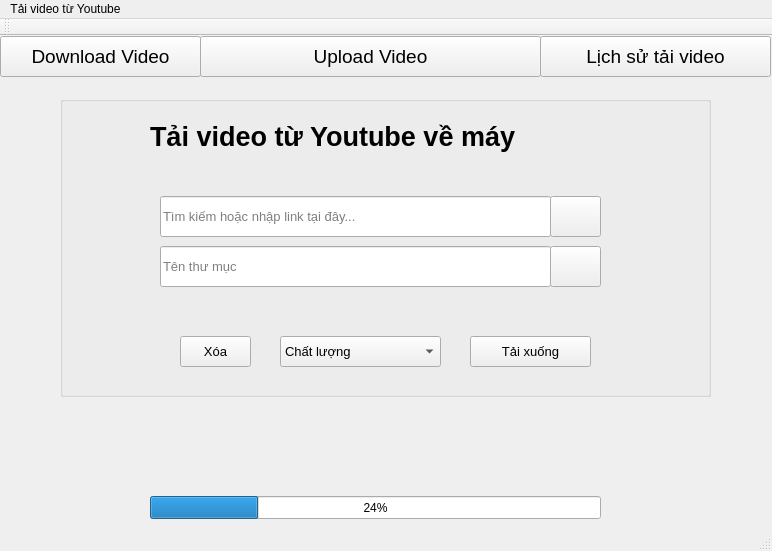
<?xml version="1.0" encoding="UTF-8"?>
<ui version="4.0">
 <class>MainWindow</class>
 <widget class="QMainWindow" name="MainWindow">
  <property name="geometry">
   <rect>
    <x>0</x>
    <y>0</y>
    <width>772</width>
    <height>551</height>
   </rect>
  </property>
  <property name="windowTitle">
   <string>MainWindow</string>
  </property>
  <widget class="QWidget" name="centralwidget">
   <widget class="QGroupBox" name="groupBox_2">
    <property name="geometry">
     <rect>
      <x>60</x>
      <y>60</y>
      <width>651</width>
      <height>301</height>
     </rect>
    </property>
    <property name="layoutDirection">
     <enum>Qt::RightToLeft</enum>
    </property>
    <property name="title">
     <string/>
    </property>
    <widget class="QLabel" name="txtTitle_bar">
     <property name="geometry">
      <rect>
       <x>90</x>
       <y>20</y>
       <width>491</width>
       <height>41</height>
      </rect>
     </property>
     <property name="font">
      <font>
       <pointsize>20</pointsize>
       <weight>75</weight>
       <bold>true</bold>
      </font>
     </property>
     <property name="text">
      <string>Tải video từ Youtube về máy</string>
     </property>
    </widget>
    <widget class="QLineEdit" name="txtSearch">
     <property name="geometry">
      <rect>
       <x>100</x>
       <y>100</y>
       <width>391</width>
       <height>41</height>
      </rect>
     </property>
     <property name="font">
      <font>
       <pointsize>10</pointsize>
      </font>
     </property>
     <property name="placeholderText">
      <string>Tìm kiếm hoặc nhập link tại đây...</string>
     </property>
    </widget>
    <widget class="QPushButton" name="btnSearch">
     <property name="geometry">
      <rect>
       <x>490</x>
       <y>100</y>
       <width>51</width>
       <height>41</height>
      </rect>
     </property>
     <property name="sizeIncrement">
      <size>
       <width>20</width>
       <height>20</height>
      </size>
     </property>
     <property name="text">
      <string/>
     </property>
     <property name="icon">
      <iconset>
       <normaloff>img/search.svg</normaloff>img/search.svg</iconset>
     </property>
    </widget>
    <widget class="QLineEdit" name="txtFile">
     <property name="geometry">
      <rect>
       <x>100</x>
       <y>150</y>
       <width>391</width>
       <height>41</height>
      </rect>
     </property>
     <property name="font">
      <font>
       <pointsize>10</pointsize>
      </font>
     </property>
     <property name="text">
      <string/>
     </property>
     <property name="placeholderText">
      <string>Tên thư mục</string>
     </property>
    </widget>
    <widget class="QPushButton" name="btnFile">
     <property name="geometry">
      <rect>
       <x>490</x>
       <y>150</y>
       <width>51</width>
       <height>41</height>
      </rect>
     </property>
     <property name="sizeIncrement">
      <size>
       <width>40</width>
       <height>40</height>
      </size>
     </property>
     <property name="text">
      <string/>
     </property>
     <property name="icon">
      <iconset>
       <normaloff>img/file-regular.svg</normaloff>img/file-regular.svg</iconset>
     </property>
    </widget>
    <widget class="QComboBox" name="cbQuality">
     <property name="geometry">
      <rect>
       <x>220</x>
       <y>240</y>
       <width>161</width>
       <height>31</height>
      </rect>
     </property>
     <property name="font">
      <font>
       <pointsize>10</pointsize>
      </font>
     </property>
     <property name="layoutDirection">
      <enum>Qt::LeftToRight</enum>
     </property>
     <item>
      <property name="text">
       <string>Chất lượng</string>
      </property>
     </item>
    </widget>
    <widget class="QPushButton" name="btnDownload">
     <property name="geometry">
      <rect>
       <x>410</x>
       <y>240</y>
       <width>121</width>
       <height>31</height>
      </rect>
     </property>
     <property name="font">
      <font>
       <pointsize>10</pointsize>
      </font>
     </property>
     <property name="text">
      <string>Tải xuống</string>
     </property>
     <property name="icon">
      <iconset>
       <normaloff>../../Downloads/download-solid.svg</normaloff>../../Downloads/download-solid.svg</iconset>
     </property>
    </widget>
    <widget class="QPushButton" name="btnDelete">
     <property name="geometry">
      <rect>
       <x>120</x>
       <y>240</y>
       <width>71</width>
       <height>31</height>
      </rect>
     </property>
     <property name="font">
      <font>
       <pointsize>10</pointsize>
      </font>
     </property>
     <property name="text">
      <string>Xóa</string>
     </property>
     <property name="icon">
      <iconset>
       <normaloff>../../Downloads/arrows-rotate-solid.svg</normaloff>../../Downloads/arrows-rotate-solid.svg</iconset>
     </property>
    </widget>
   </widget>
   <widget class="QPushButton" name="btnDownload_video">
    <property name="geometry">
     <rect>
      <x>0</x>
      <y>0</y>
      <width>201</width>
      <height>41</height>
     </rect>
    </property>
    <property name="font">
     <font>
      <pointsize>14</pointsize>
     </font>
    </property>
    <property name="text">
     <string>Download Video</string>
    </property>
   </widget>
   <widget class="QPushButton" name="btnUpload_video">
    <property name="geometry">
     <rect>
      <x>200</x>
      <y>0</y>
      <width>341</width>
      <height>41</height>
     </rect>
    </property>
    <property name="font">
     <font>
      <pointsize>14</pointsize>
     </font>
    </property>
    <property name="text">
     <string>Upload Video</string>
    </property>
   </widget>
   <widget class="QPushButton" name="btnDownload_history">
    <property name="geometry">
     <rect>
      <x>540</x>
      <y>0</y>
      <width>231</width>
      <height>41</height>
     </rect>
    </property>
    <property name="font">
     <font>
      <pointsize>14</pointsize>
     </font>
    </property>
    <property name="text">
     <string>Lịch sử tải video</string>
    </property>
   </widget>
   <widget class="QProgressBar" name="btnPercent">
    <property name="geometry">
     <rect>
      <x>150</x>
      <y>460</y>
      <width>451</width>
      <height>23</height>
     </rect>
    </property>
    <property name="value">
     <number>24</number>
    </property>
   </widget>
  </widget>
  <widget class="QStatusBar" name="statusbar"/>
  <widget class="QMenuBar" name="menubar">
   <property name="geometry">
    <rect>
     <x>0</x>
     <y>0</y>
     <width>772</width>
     <height>26</height>
    </rect>
   </property>
   <widget class="QMenu" name="menuT_i_video_t_Youtube">
    <property name="title">
     <string>Tải video từ Youtube</string>
    </property>
   </widget>
   <addaction name="menuT_i_video_t_Youtube"/>
  </widget>
  <widget class="QToolBar" name="toolBar">
   <property name="windowTitle">
    <string>toolBar</string>
   </property>
   <attribute name="toolBarArea">
    <enum>TopToolBarArea</enum>
   </attribute>
   <attribute name="toolBarBreak">
    <bool>false</bool>
   </attribute>
  </widget>
  <action name="actionT_i_video_n">
   <property name="text">
    <string>Tài video đơn</string>
   </property>
  </action>
  <action name="actionT_i_theo_danh_s_ch_ph_t">
   <property name="text">
    <string>Tải theo danh sách phát</string>
   </property>
  </action>
 </widget>
 <resources/>
 <connections/>
</ui>
